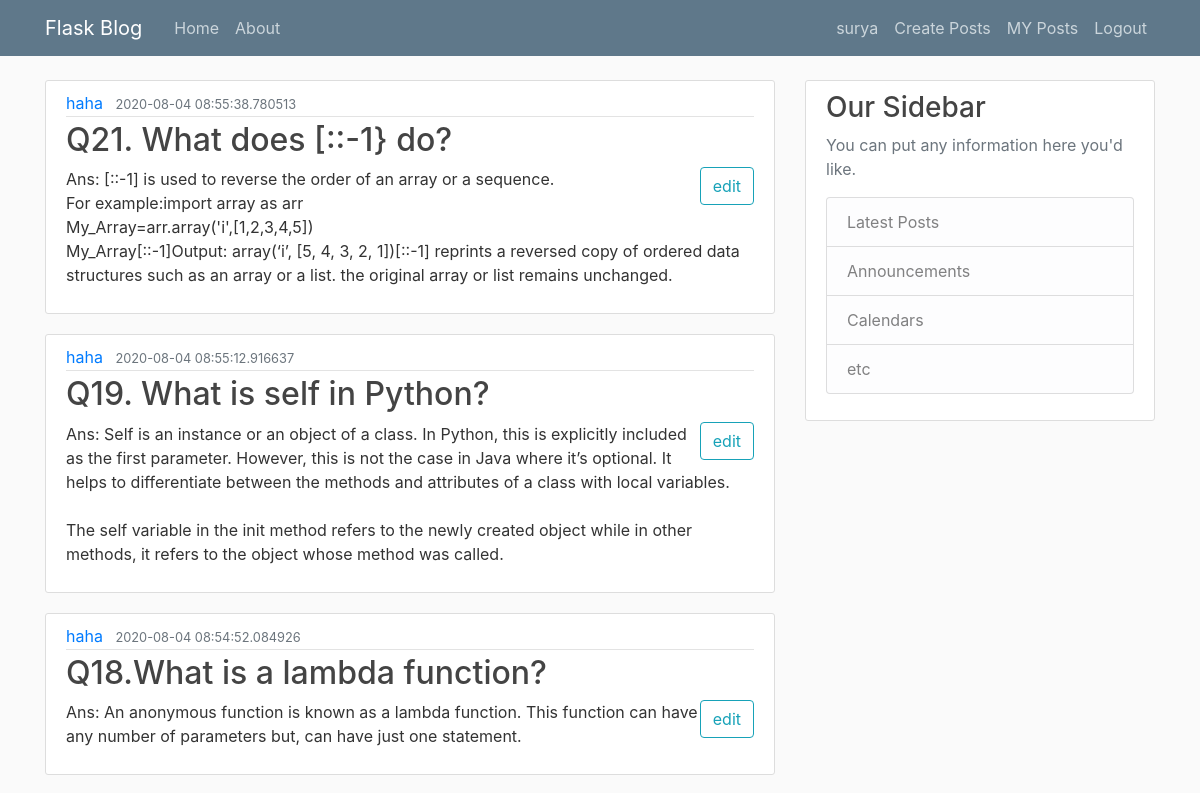
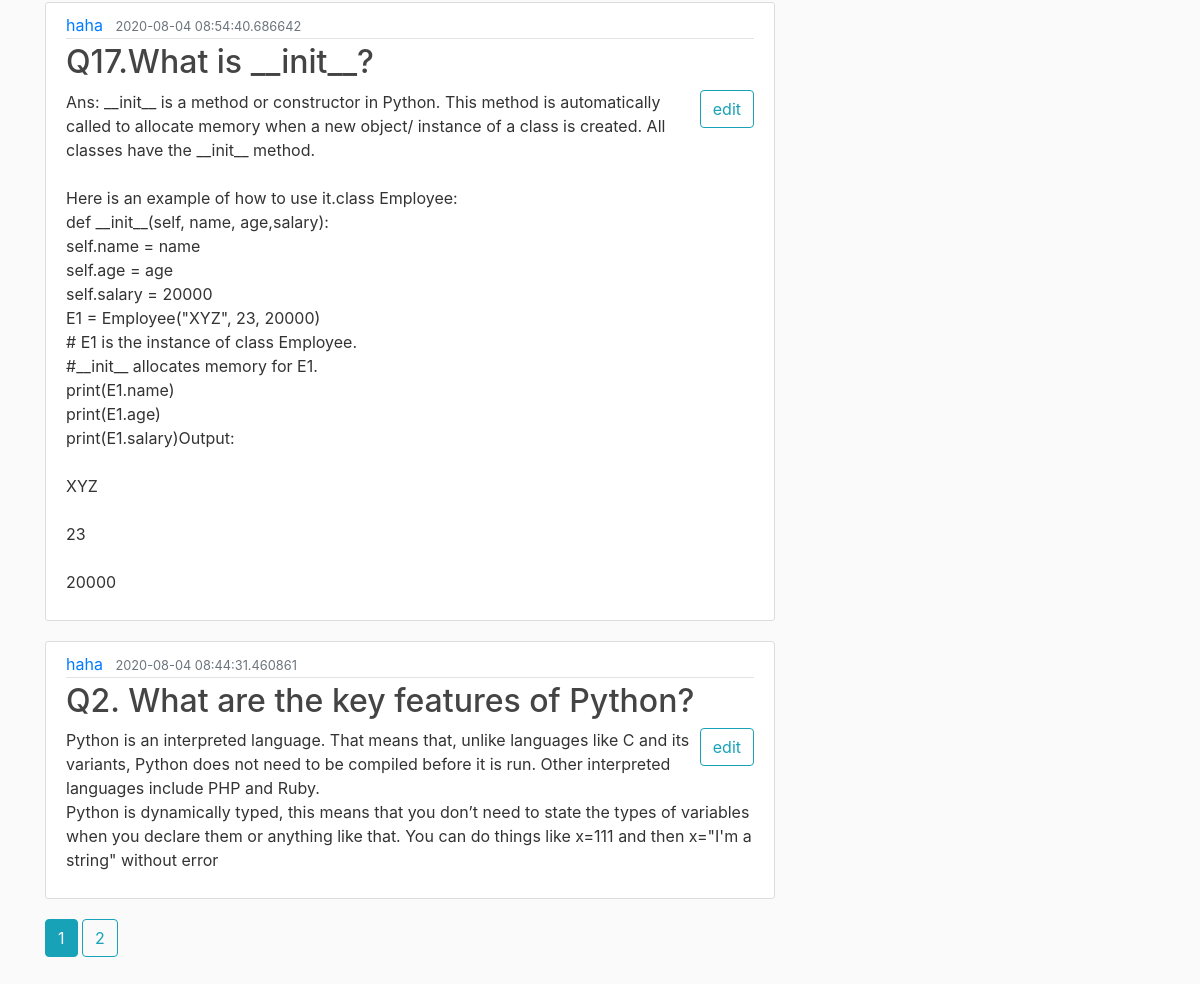
/posts/2 (signed in), run on the app's committed database (2 pictures, top to bottom).
### blogflask/models.py (models this page shows, shortened)
class User(db.Model, UserMixin):
    id = db.Column(db.Integer, primary_key=True)
    username = db.Column(db.String(20), unique=True, nullable=False)
    email = db.Column(db.String(120), unique=True, nullable=False)
    image_file = db.Column(db.String(20), nullable=False, default='default.jpg')
    passwords = db.Column(db.String(20), nullable=False)
    posts = db.relationship('Post', backref='author', lazy=True)

class Post(db.Model):
    id = db.Column(db.Integer, primary_key=True)
    title = db.Column(db.String(100), nullable=False)
    date_posted = db.Column(db.DateTime, nullable=False, default=datetime.utcnow)
    content = db.Column(db.Text, nullable=False)
    user_id = db.Column(db.Integer, db.ForeignKey('user.id'), nullable=False)

### blogflask/router.py (the view)
@app.route('/posts/<user_id>')
def user_posts(user_id):
    user = User.query.get(user_id)
    page = request.args.get('page', 1, type=int)
    posts = Post.query.filter_by(user_id=user_id).order_by(Post.date_posted.desc()).paginate(page=page, per_page=5)
    return render_template("user_posts.html", posts=posts, title=current_user.username + ' Posts', user=user)

### blogflask/models.py (called while the page is built)
@login_manager.user_loader
def load_user(user_id):
    return User.query.get(int(user_id))

### blogflask/templates/user_posts.html
{% extends "layout.html" %}
{% block content %}
    {% for post in posts.items %}
        <article class="media content-section">
            <div class="media-body">
                <div class="article-metadata">
                    <a class="mr-2" href="{{ url_for('user_posts',user_id=user.id)}}">{{ user.username}}</a>
                    <small class="text-muted">{{ post.date_posted }}</small>
                </div>
                <h2><a class="article-title" href="#">{{ post.title }}</a></h2>
                <a href="{{ url_for('post_edit',post_id=post.id) }}" ><button type="button" class="btn btn-outline-info" style="float: right;">edit</button> </a>
                <p class="article-content">{{ post.content }}</p>
            </div>
        </article>
    {% endfor %}
    {% for page_num in posts.iter_pages(left_edge=1,right_edge=1,left_current=2,right_current=2) %}
        {% if page_num %}
            {% if posts.page==page_num %}
            <a class="btn btn-info btn-xs" href="{{ url_for('user_posts' ,user_id=user.id, page = page_num) }}">{{ page_num }}</a>
            {% else %}
                <a class="btn btn-outline-info btn-xs" href="{{ url_for('user_posts' ,user_id=user.id, page = page_num) }}">{{ page_num }}</a>
            {% endif %}
            {% else %}
            <b>...</b>
        {% endif %}
    {% endfor %}
{% endblock content %}

### blogflask/templates/layout.html (shortened to what this page needs)
<!DOCTYPE html>
<html>
<head>
<link rel="stylesheet" href="https://maxcdn.bootstrapcdn.com/bootstrap/4.5.0/css/bootstrap.min.css">
    <link rel="stylesheet" type="text/css" href="{{ url_for('static', filename='main.css') }}">
</head>
<body>
<header class="site-header">
    <nav class="navbar navbar-expand-md navbar-dark bg-steel fixed-top">
        <div class="container">
            <a class="navbar-brand mr-4" href="/">Flask Blog</a>
            <div class="collapse navbar-collapse" id="navbarToggle">
                <div class="navbar-nav mr-auto">
                    <a class="nav-item nav-link" href="/">Home</a>
                    <a class="nav-item nav-link" href="/about">About</a>
                </div>
                <div class="navbar-nav">
                    {% if current_user.is_authenticated %}
                        <a class="nav-item nav-link" href="/account">{{current_user.username }}</a>
                        <a class="nav-item nav-link" href="/post/new">Create Posts</a>
                         <a class="nav-item nav-link" href="{{ url_for('user_posts',user_id=current_user.id) }}">MY Posts</a>
                        <a class="nav-item nav-link" href="/logout">Logout</a>
                    {% else %}
                    <a class="nav-item nav-link" href="/login">Login</a>
                    <a class="nav-item nav-link" href="/register">Register</a>
                {% endif %}
                </div>
            </div>
        </div>
    </nav>
</header>
<main role="main" class="container">
    <div class="row">
        <div class="col-md-8">
            {% block content %}{% endblock %}
        </div>
        <div class="col-md-4">
            <div class="content-section">
                <h3>Our Sidebar</h3>
                <p class='text-muted'>You can put any information here you'd like.
                <ul class="list-group">
                    <li class="list-group-item list-group-item-light">Latest Posts</li>
                    <li class="list-group-item list-group-item-light">Announcements</li>
                    <li class="list-group-item list-group-item-light">Calendars</li>
                    <li class="list-group-item list-group-item-light">etc</li>
                </ul>
                </p>
            </div>
        </div>
    </div>
<br>
<br>
    <br>
    <br>
</main>
</body>
</html>

### blogflask/static/main.css (style rules this page uses)
body { background: #fafafa; color: #333333; margin-top: 5rem; }
h1, h2, h3, h4, h5, h6 { color: #444444; }
.bg-steel { background-color: #5f788a; }
.site-header .navbar-nav .nav-link { color: #cbd5db; }
.content-section { background: #ffffff; padding: 10px 20px; border: 1px solid #dddddd; border-radius: 3px; margin-bottom: 20px; }
.article-title { color: #444444; }
.article-content { white-space: pre-line; }
.article-metadata { padding-bottom: 1px; margin-bottom: 4px; border-bottom: 1px solid #e3e3e3 }

### data on the page
User: username "surya"
Post: date_posted "2020-08-04 08:55:38.780513", title "Q21. What does [::-1} do?", content "Ans: [::-1] is used to reverse the order of an array or a sequence. For example:import array as arr My_Array=arr.array('i',[1,2,3,4,5]) My_Array[::-1]Output: array(‘i’, [5, 4, 3, 2, 1])[::-1] reprints a reversed copy of ordered data structures such as an array or a list. the original array or list remains unchanged."
User: username "haha"
Post: date_posted "2020-08-04 08:55:12.916637", title "Q19. What is self in Python?", content "Ans: Self is an instance or an object of a class. In Python, this is explicitly included as the first parameter. However, this is not the case in Java where it’s optional. It helps to differentiate between the methods and attributes of a class with local variables. The self variable in the init method refers to the newly created object while in other methods, it refers to the object whose method was called."
Post: date_posted "2020-08-04 08:54:52.084926", title "Q18.What is a lambda function?", content "Ans: An anonymous function is known as a lambda function. This function can have any number of parameters but, can have just one statement."
Post: date_posted "2020-08-04 08:54:40.686642", title "Q17.What is __init__?", content "Ans: __init__ is a method or constructor in Python. This method is automatically called to allocate memory when a new object/ instance of a class is created. All classes have the __init__ method. Here is an example of how to use it.class Employee: def __init__(self, name, age,salary): self.name = name self.age = age self.salary = 20000 E1 = Employee(\"XYZ\", 23, 20000) # E1 is the instance of class Employee. #__init__ allocates memory for E1. print(E1.name) print(E1.age) print(E1.salary)Output: XYZ 23 20000"
Post: date_posted "2020-08-04 08:44:31.460861", title "Q2. What are the key features of Python?", content "Python is an interpreted language. That means that, unlike languages like C and its variants, Python does not need to be compiled before it is run. Other interpreted languages include PHP and Ruby. Python is dynamically typed, this means that you don’t need to state the types of variables when you declare them or anything like that. You can do things like x=111 and then x=\"I'm a string\" without error"

### other printed values
{{ page_num }} "1"
{{ page_num }} "2"
